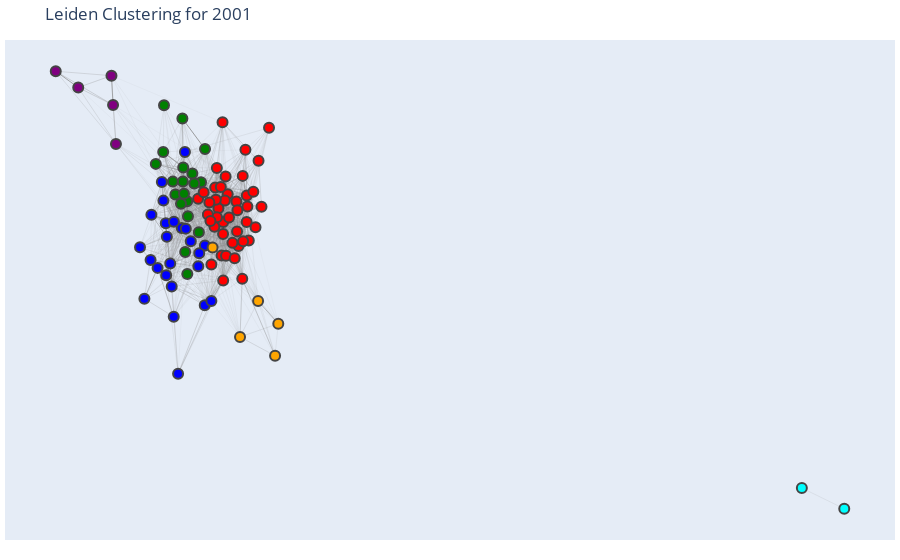

The notebook cell this image was saved under:
### Code cell
def show_yearly_clusters(year: int = 2018, threshold: float = 0.2, seed: int = 42):
    """
    Build a new graph of statements for a given year, apply Leiden clustering,
    then use our Plotly helper to display the resulting network.

    :param year: The target year (default 2018)
    :param threshold: Similarity threshold for adding edges
    :param seed: Random seed for reproducible layouts
    """
    import igraph as ig
    import leidenalg as la
    from sentence_transformers.util import cos_sim

    # 1) Filter statements for the target year
    yearly_statements = [stmt for stmt in statements if stmt["date"].year == year]
    if not yearly_statements:
        print(f"No statements found for year {year}.")
        return

    # 2) Create a NetworkX graph for the year's statements
    G_year = nx.Graph()
    # Add nodes (store the entire statement dict as node data)
    G_year.add_nodes_from((s["id"], s) for s in yearly_statements)

    # 3) Add edges between similar statements (using a simple loop, as in your existing code)
    for i, stmt1 in enumerate(yearly_statements):
        for stmt2 in yearly_statements[i + 1 :]:
            # Get embeddings for both statements and calculate weighted similarity
            stmt1_id = stmt1["id"]
            stmt2_id = stmt2["id"]
            cache_key = (min(stmt1_id, stmt2_id), max(stmt1_id, stmt2_id)) # type: ignore
            
            if cache_key not in what_sims:
                what_sims[cache_key] = cos_sim(stmt1["what_embedding"], stmt2["what_embedding"])
                how_sims[cache_key] = cos_sim(stmt1["how_embedding"], stmt2["how_embedding"])
                
            what_sim = what_sims[cache_key]
            how_sim = how_sims[cache_key]
            
            sim = 1 * what_sim + 0 * how_sim
            sim = sim**2  # Square it, as in your example

            if float(sim) > threshold:
                G_year.add_edge(stmt1["id"], stmt2["id"], weight=float(sim))

    # 4) Convert to igraph and apply Leiden clustering
    g_ig = ig.Graph.from_networkx(G_year)
    partition = la.find_partition(
        g_ig,
        la.ModularityVertexPartition,
        weights=list(nx.get_edge_attributes(G_year, 'weight').values()),
        # resolution_parameter=.05
    )
    cluster_dict = {node: cluster for node, cluster in zip(G_year.nodes(), partition.membership)}

    # 5) Color the nodes based on their Leiden cluster
    color_palette = [
        "red", "blue", "green", "purple", "orange", "cyan", "magenta",
        "yellow", "brown", "pink"
    ]
    num_colors = len(color_palette)
    node_colors = []
    for node, data in G_year.nodes(data=True):
        cluster_id = cluster_dict[node]
        node_colors.append(color_palette[cluster_id % num_colors])

    # 6) Create a layout and visualize with your existing Plotly helper
    pos = nx.spring_layout(G_year, seed=seed)

    # Reuse the statements list (this helper expects a dictionary keyed by the node index)
    # We'll create a quick lookup so that 'node' in G_year is used as key in statements_lookup
    statements_lookup = {stmt["id"]: stmt for stmt in yearly_statements}

    fig = create_interactive_network(G_year, pos, node_colors, statements_lookup, show_edges=True)
    fig.update_layout(title=f"Leiden Clustering for {year}")
    fig.show()
show_yearly_clusters(year=2001,threshold=.25)
